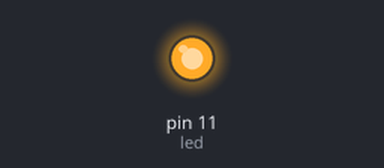
Recording of a sketch running on a simulated Arduino Uno, built with avr-gcc and run on an emulated ATmega328P. On the bench: output pins drawn as LEDs (lit = HIGH).

Above: at 7.5 s.
At 20.0 s:
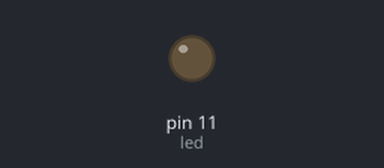
Timing chart, 0 to 32.5 s (numbered marks = the images above):
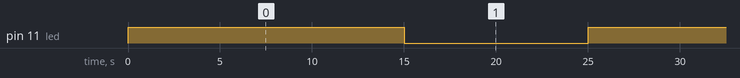

Measured:
- by itself, pin 11 (led): alternates HIGH for 15.0 s and LOW for 10.0 s

The sketch:

Arduino_Led_rgb.ino
```cpp
//Dhiego Manrique y Lesley Camargo

int led = 11;

void setup() {
  pinMode(11, OUTPUT);


}

void loop() {
    digitalWrite(led, HIGH);
    delay(15000);
    digitalWrite(led, LOW);
    delay(10000);
    digitalWrite(led, HIGH);
    delay(15000);
    digitalWrite(led, LOW);
    delay(10000);


}
```
